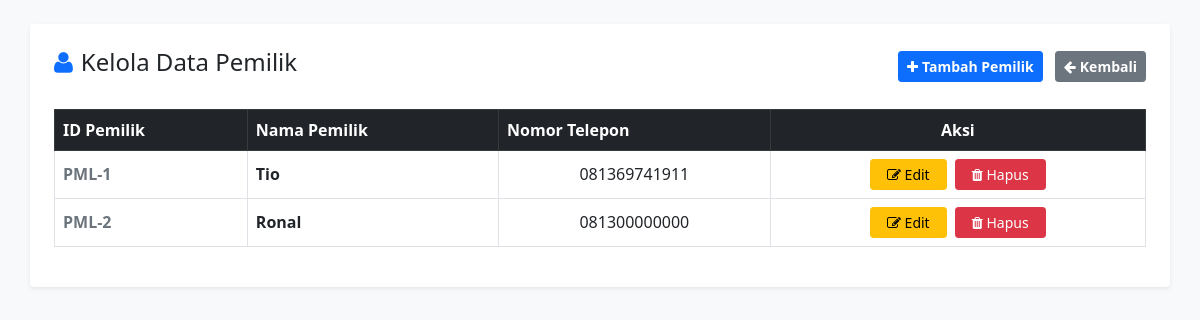
Screenshot of /page/data_pemilik.php (signed in) with the database file from the repository.
### tables this page shows
CREATE TABLE `pemilik` (
  `ID_Pemilik` int(11) NOT NULL,
  `Nama_Pemilik` varchar(100) NOT NULL,
  `No_Telepon` varchar(20) DEFAULT NULL,
  `Alamat` text
);

### page/data_pemilik.php (the view, shortened to what this page needs)
<?php
include '../config/koneksi.php';
?>
<!DOCTYPE html>
<html lang="id">
<head>
    <link href="../vendor/bootstrap/css/bootstrap.min.css" rel="stylesheet">
    <link rel="stylesheet" href="../assets/css/fontawesome.css">
</head>
<body class="bg-light p-4">
    <div class="container bg-white p-4 shadow-sm rounded">
        <div class="d-flex justify-content-between align-items-center mb-4">
            <h4><i class="fa fa-user me-2 text-primary"></i>Kelola Data Pemilik</h4>
            <div>
                <a href="tambah_pemilik.php" class="btn btn-sm btn-primary fw-bold me-2"><i class="fa fa-plus me-1"></i>Tambah Pemilik</a>
                <a href="../index.php" class="btn btn-sm btn-secondary fw-bold"><i class="fa fa-arrow-left me-1"></i>Kembali</a>
            </div>
        </div>
        <div class="table-responsive">
            <table class="table table-bordered table-hover align-middle">
                <thead class="table-dark">
                    <tr>
                        <th>ID Pemilik</th>
                        <th>Nama Pemilik</th>
                        <th>Nomor Telepon</th>
                        <th class="text-center">Aksi</th>
                    </tr>
                </thead>
                <tbody>
                    <?php
                    $res = mysqli_query($koneksi, "SELECT * FROM pemilik");
                    if (mysqli_num_rows($res) > 0) {
                        while($row = mysqli_fetch_assoc($res)) {
                            echo "<tr>
                                    <td class='fw-bold text-secondary'>PML-{$row['ID_Pemilik']}</td>
                                    <td class='fw-bold'>
                                        " . htmlspecialchars($row['Nama_Pemilik']) . " <br>
                                    </td>
                                    <td class='text-center'>
                                        " . htmlspecialchars($row['No_Telepon']) . " <br>
                                    </td>
                                    <td class='text-center'>
                                        <a href='edit_pemilik.php?id={$row['ID_Pemilik']}' class='btn btn-sm btn-warning px-3 me-1'>
                                            <i class='fa fa-edit'></i> Edit
                                        </a>
                                        <a href='data_pemilik.php?hapus={$row['ID_Pemilik']}' class='btn btn-sm btn-danger px-3' onclick='return confirm(\"Apakah Anda yakin ingin menghapus data pemilik ini beserta akun loginnya?\")'>
                                            <i class='fa fa-trash'></i> Hapus
                                        </a>
                                    </td>
                                  </tr>";
                        }
                    } else {
                        echo "<tr><td colspan='4' class='text-center py-4 text-muted'>Belum ada data pemilik terdaftar.</td></tr>";
                    }
                    ?>
                </tbody>
            </table>
        </div>
    </div>
</body>
</html>

### rows the page displays
pemilik: ID_Pemilik "1", Nama_Pemilik "Tio", No_Telepon "081369741911"
pemilik: ID_Pemilik "2", Nama_Pemilik "Ronal", No_Telepon "081300000000"
